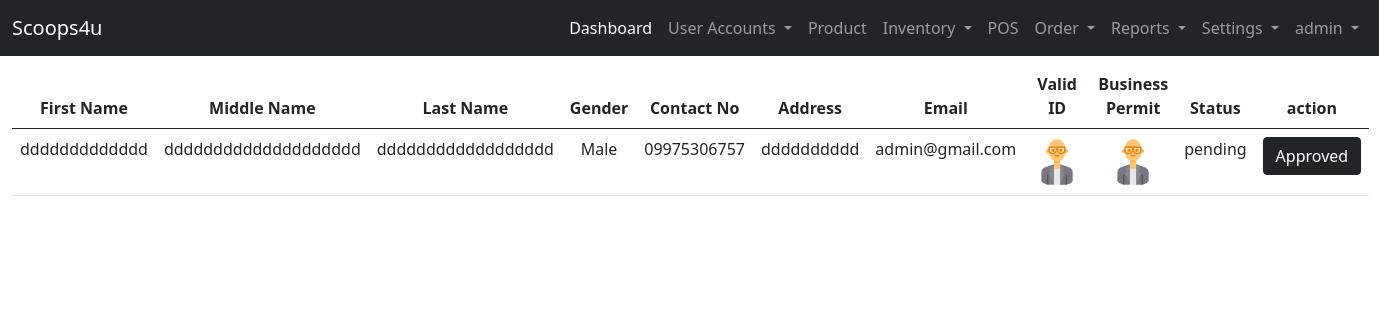
Screenshot of /user-site/list-inquiry/ (signed in) with the database file from the repository.
### landing_page/models.py (models this page shows)
class User(AbstractUser):
    ROLE = ((" "," "),("admin","admin"),("staff","staff"),("reseller","reseller"),("rider","rider"))
    STAT = ((" "," "),("active","active"),("inactive","inactive"))
    role = models.CharField(max_length=50, null=True, default=None, choices=ROLE)
    status = models.CharField(max_length=50, null=True, default=None , choices=STAT)

### admin_site/models.py (models this page shows, shortened)
class Reseller(models.Model):
    STATUS = (("pending","pending"),("active","active"),("inactive","inactive"))
    BOOLCHOICE = (("Male","Male"),("Female","Female"))
    reseller_fname =models.CharField(max_length=200, verbose_name='First Name')
    reseller_mname =models.CharField(max_length=200, verbose_name='Middle Name')
    reseller_lname =models.CharField(max_length=200, verbose_name='Last Name')
    reseller_gender = models.CharField(max_length = 50,choices=BOOLCHOICE, verbose_name='Gender')
    reseller_contact =models.CharField(max_length = 12, verbose_name='Contact Number')
    reseller_address =models.TextField(null=False, verbose_name='Address')
    reseller_email =models.EmailField(unique=True, max_length=200, verbose_name='Email')
    reseller_id =models.ImageField( upload_to=image_path, verbose_name='valid id')
    reseller_businessp =models.ImageField( upload_to=image_path,verbose_name='business id')
    reseller_status =models.CharField(max_length=200, null=True, choices=STATUS, verbose_name='Status')

### admin_site/views.py (the view)
# urls.py: path('list-inquiry/', views.list_inquiry, name='list_inquiry'),
@login_required(login_url='landing_page:login')
def list_inquiry(request):
    list_inquiry = Reseller.objects.order_by('-id').filter(reseller_status = "pending")
    context = {'list_inquiry':list_inquiry}
    return render(request, 'admin_site/user/list_inquiry.html', context)

### templates/admin_site/user/list_inquiry.html
{% extends 'admin_site/base.html' %}
{% block template %}
    {% if list_inquiry %}
    <table class="table table-hover text-center">
        <thead>
            <tr>
                <th>First Name</th>
                <th>Middle Name</th>
                <th>Last Name</th>
                <th>Gender</th>
                <th>Contact No</th>
                <th>Address</th>
                <th>Email</th>
                <th>Valid ID</th>
                <th>Business Permit</th>
                <th>Status</th>
                <th>action</th>
            </tr>
            <tbody>
                {% for list in list_inquiry %}
                <tr>
                    <td>{{ list.reseller_fname }}</td>
                    <td>{{ list.reseller_mname }}</td>
                    <td>{{ list.reseller_lname }}</td>
                    <td>{{ list.reseller_gender }}</td>
                    <td>{{ list.reseller_contact }}</td>
                    <td>{{ list.reseller_address }}</td>
                    <td>{{ list.reseller_email }}</td>
                    <td><a href="{% url 'admin_site:viewingpic_vid' list.id %}"><img src="/media/{{ list.reseller_id}}" alt="Valid-ID" width="50" class="rounded-circle"></a></td>
                    <td><a href="{% url 'admin_site:viewingpic_bpermit' list.id %}"><img src="/media/{{ list.reseller_businessp}}" alt="Valid-ID" width="50" class="rounded-circle"></a></td>
                    <td>{{ list.reseller_status }}</td>
                    <td><a href="{% url 'admin_site:register' list.id %}" class="btn btn-dark">Approved</a></td>
                </tr>
                {% endfor %}
            </tbody>
        </thead>
    </table>
    {% endif %}
{% endblock template %}

### templates/admin_site/base.html (shortened to what this page needs)
{% load static %}
<!DOCTYPE html>
<html lang="en">
<head>
    <link href="https://cdn.jsdelivr.net/npm/bootstrap@5.0.2/dist/css/bootstrap.min.css" rel="stylesheet">
    <link rel="stylesheet" href="{% static 'css/sample.css' %}">
  </head>
<body>
  {% if user.role == "admin"%}
    <nav class="navbar navbar-expand-lg navbar-dark bg-dark">
        <div class="container-fluid">
          <a class="navbar-brand" href="#">Scoops4u</a>
          <div class="collapse navbar-collapse" id="navbarNavDropdown">
            <ul class="navbar-nav ms-auto mb-2 mb-lg-0">
              <li class="nav-item">
                <a class="nav-link active" aria-current="page" href="{% url 'admin_site:dashboard'%}">Dashboard</a>
              </li>
              <li class="nav-item dropdown">
                <a class="nav-link dropdown-toggle" href="#" id="navbarDropdownMenuLink" role="button" data-bs-toggle="dropdown" aria-expanded="false">
                  User Accounts
                </a>
              </li>
              <li class="nav-item">
                <a class="nav-link" href="{%url 'admin_site:list_product' %}">Product</a>
              </li>
              <li class="nav-item dropdown">
                <a class="nav-link dropdown-toggle" href="#" id="navbarDropdownMenuLink" role="button" data-bs-toggle="dropdown" aria-expanded="false">
                  Inventory
                </a>
              </li>
              <li class="nav-item">
                <a class="nav-link" href="{%url 'admin_site:pos' %}">POS</a>
              </li>
              <li class="nav-item dropdown">
                <a class="nav-link dropdown-toggle" href="#" id="navbarDropdownMenuLink" role="button" data-bs-toggle="dropdown" aria-expanded="false">
                  Order
                </a>
              </li>
              <li class="nav-item dropdown">
                <a class="nav-link dropdown-toggle" href="#" id="navbarDropdownMenuLink" role="button" data-bs-toggle="dropdown" aria-expanded="false">
                  Reports
                </a>
              </li>
              <li class="nav-item dropdown">
                <a class="nav-link dropdown-toggle" href="#" id="navbarDropdownMenuLink" role="button" data-bs-toggle="dropdown" aria-expanded="false">
                  Settings
                </a>
              </li>
              <li class="nav-item dropdown">
                <a class="nav-link dropdown-toggle" href="#" id="navbarDropdownMenuLink" role="button" data-bs-toggle="dropdown" aria-expanded="false">
                  {{ user }}
                </a>
              </li>
            </ul>
          </div>
        </div>
      </nav>
  {% endif %}
    <div class="container-fluid">
      {% block template %}
      {% endblock template %}
    </div>
</body>
</html>

### rows the page displays
User: username "admin"
Reseller: reseller_fname "ddddddddddddd", reseller_mname "dddddddddddddddddddd", reseller_lname "dddddddddddddddddd", reseller_gender "Male", reseller_contact "09975306757", reseller_address "dddddddddd", reseller_email "admin@gmail.com", reseller_id (picture), reseller_businessp (picture), reseller_status "pending"
